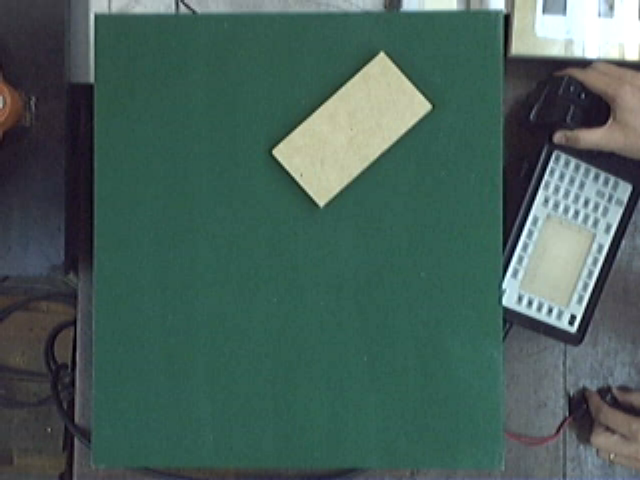
#> input picture Clase1/imgBloque1.bmp, 640 x 480 px
$ jupyter execute 02.Anotaciones_en_imagenes.ipynb   (shell and % lines are left out)
#> lines starting #> are read from the running program, lines starting #| are printed output that depends on the picture
# Anotaciones en imágenes

Funciones básicas para graficar líneas, círculos y texto

[cell 1]
# OpenCV-Python utiliza NumPy para el manejo de imágenes
import numpy as np
# cv2 es el módulo python para acceder a OpenCV
import cv2 as cv
# Usamos las poderosas herramientas de graficación de matplotlib para mostrar imágenes, perfiles, histogramas, etc
import matplotlib.pyplot as plt

#Si queremos que las imágenes sean mostradas en una ventana emergente quitar el inline

[cell 2]
img = cv.imread('imgBloque1.bmp')
#> img is the input picture: shape (480, 640, 3); mean B, G, R 89.6, 96.3, 70.9

# Dibujo una línea
# line(imagen,inicio,fin,color,ancho_linea,tipo_linea)
cv.line(img,(350,0),(350,410),(0,0,0),2,cv.LINE_AA)
cv.line(img,(250,0),(350,410),(0,0,255),2,cv.LINE_AA)
plt.imshow(img[...,::-1])

#### Tipos de líneas
Filled: cv.FILLED
4-connected line: cv.LINE_4
8-connected line: cv.LINE_8
Antialiased line: cv.LINE_AA

#### Explorar las posibilidades y buscar una explicación a las diferencias

#### Ejercicio:
Dibujar rectángulos (cv.rectangle)
elipses (cv.ellipse)
círculos (cv.circle)
polígonos (cv.polylines)

#### Ejercicio:
Mostrar una versión en tonos de grises de la imagen con una línea roja dibujada

[cell 3]
# Escribo texto en la imagen
# cv.putText(imagen,texto,posicion,fuente,escala,color,espesor,tipo_linea)

cv.putText(img,'Holaaaaaa',(350,100),cv.FONT_HERSHEY_SIMPLEX,1,(0,0,255),2,cv.LINE_AA)
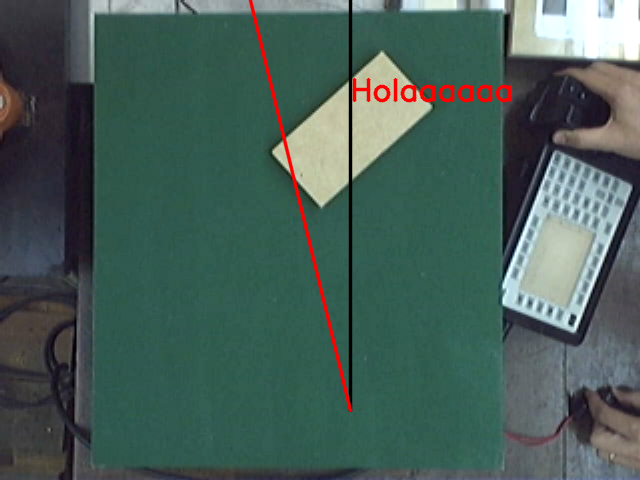
#> img: shape (480, 640, 3); mean B, G, R 88.2, 94.7, 72
plt.imshow(img[...,::-1])
plt.show()


$ run again, with Clase1/imgBloque2.bmp copied over Clase1/imgBloque1.bmp
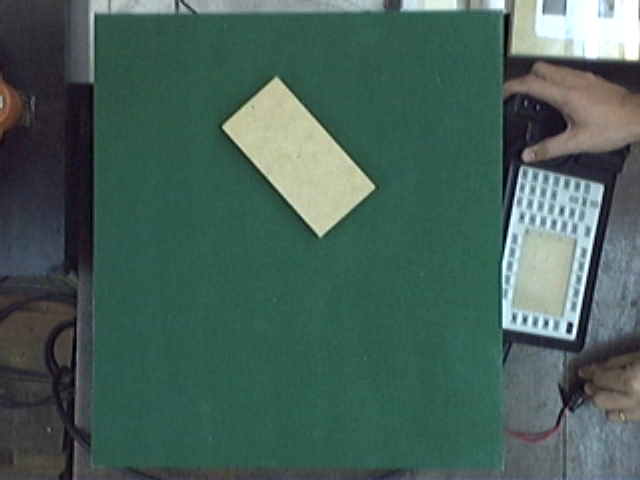
#> input picture Clase1/imgBloque2.bmp, 640 x 480 px
#> img is the input picture: shape (480, 640, 3); mean B, G, R 89.7, 97.4, 70.9
#> `cv.putText(img,'Holaaaaaa',(350,100),cv.FONT_HERSHEY_SIMPLEX,1,(0,0,25..`:
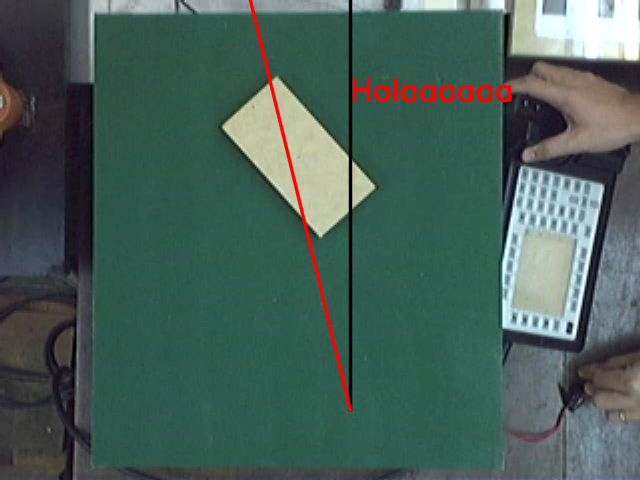
#> img: shape (480, 640, 3); mean B, G, R 88.4, 95.9, 72.2

$ run again, with Clase1/arandelas.png saved as Clase1/imgBloque1.bmp
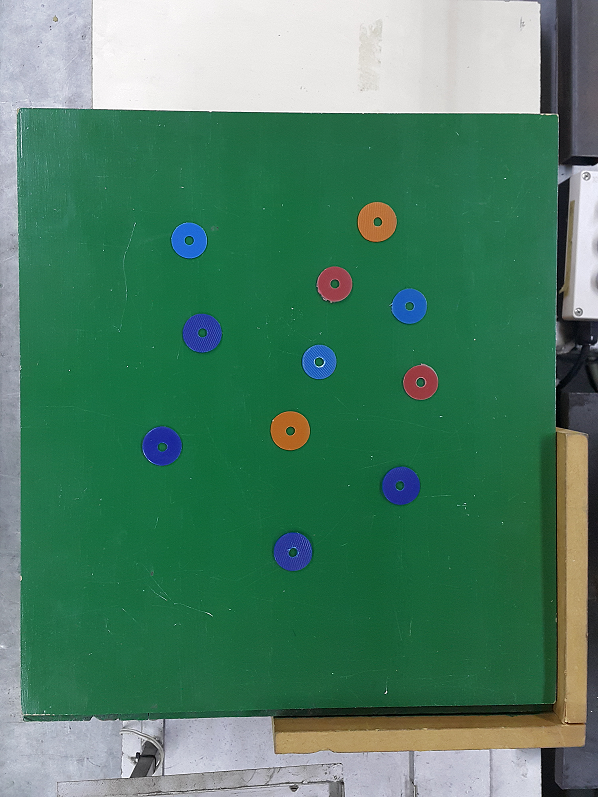
#> input picture Clase1/arandelas.png, 598 x 797 px
#> img is the input picture: shape (797, 598, 3); mean B, G, R 101.8, 127.5, 77.5
#> `cv.putText(img,'Holaaaaaa',(350,100),cv.FONT_HERSHEY_SIMPLEX,1,(0,0,25..`:
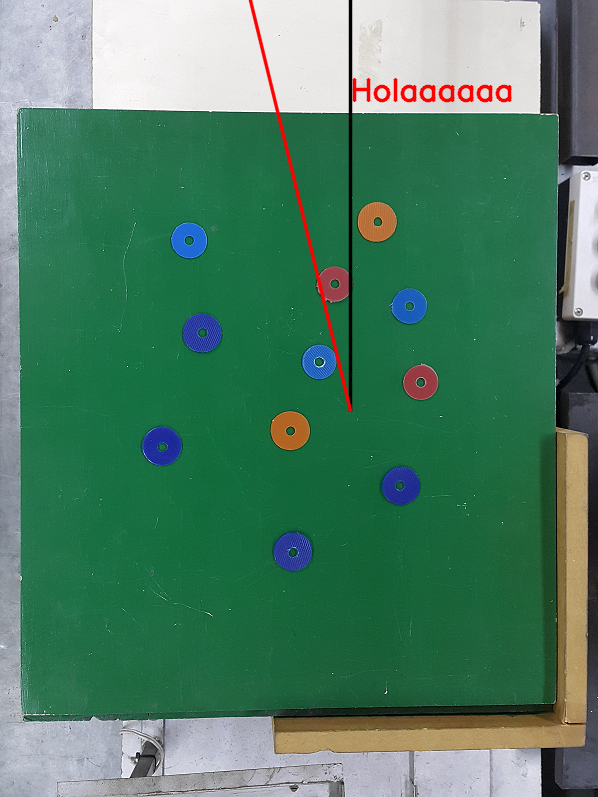
#> img: shape (797, 598, 3); mean B, G, R 100.5, 126, 77.8
